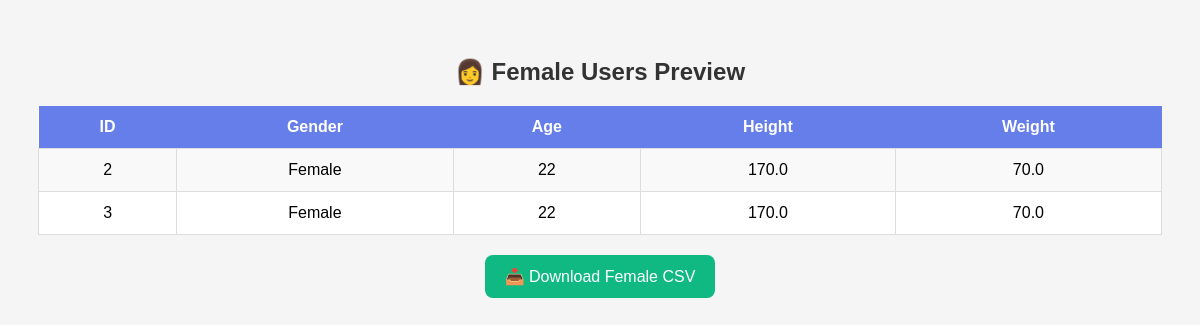
/myapp/preview-female/, run on the app's committed database.
### myapp/models.py (models this page shows, shortened)
class profile(models.Model):
    gender = models.CharField(max_length=10)
    age = models.IntegerField()
    height = models.FloatField()
    weight = models.FloatField()

### myapp/views.py (the view)
# urls.py: path('preview-female/',views.preview_female,name='preview_female'),
def preview_female(request):
    users = profile.objects.filter(
        gender__iexact='female'
    )
    return render(
        request,
        'preview_female.html',
        {'users': users}
    )

### myapp/templates/preview_female.html (shortened to what this page needs)
<!DOCTYPE html>
<html>
<head>
</head>
<body>
<h2>👩 Female Users Preview</h2>
<table>
    <tr>
        <th>ID</th>
        <th>Gender</th>
        <th>Age</th>
        <th>Height</th>
        <th>Weight</th>
    </tr>
    {% for user in users %}
    <tr>
        <td>{{ user.id }}</td>
        <td>{{ user.gender }}</td>
        <td>{{ user.age }}</td>
        <td>{{ user.height }}</td>
        <td>{{ user.weight }}</td>
    </tr>
    {% endfor %}
</table>
<div class="btn-container">
    <a href="/myapp/download-female-csv/" class="download-btn">
        📥 Download Female CSV
    </a>
</div>
</body>
</html>

### myapp/templates/preview_female.html (style rules this page uses)
body { font-family:Arial,sans-serif; background:#f5f5f5; padding:30px; }
h2 { text-align:center; color:#333; }
table { width:100%; border-collapse:collapse; background:white; margin-top:20px; }
th { background:#667eea; color:white; padding:12px; }
td { padding:12px; text-align:center; border:1px solid #ddd; }
tr:nth-child(even) { background:#f9f9f9; }
.download-btn { display:inline-block; margin-top:20px; padding:12px 20px; background:#10b981; color:white; text-decoration:none; border-radius:8px; }
.btn-container { text-align:center; }

### data on the page
profile: id "2", gender "Female", age "22", height "170.0", weight "70.0"
profile: id "3", gender "Female", age "22", height "170.0", weight "70.0"
